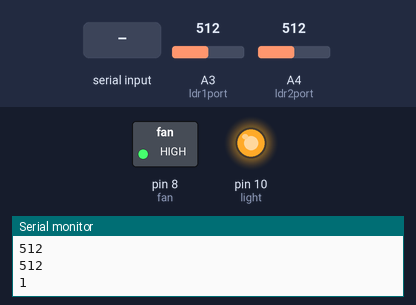
A sketch run on a simulated Arduino Uno, built with avr-gcc and run on an emulated ATmega328P. Parts: switched loads named in the sketch (green lamp = pin HIGH), output pins drawn as LEDs (lit = HIGH), the last lines printed to the serial monitor. The test bench sets the inputs (shaded band); at power-on: A3 (ldr1port) = 512, A4 (ldr2port) = 512.

Above: at 1.2 s.
1.3 s: "fanoff" received over Serial
At 3.7 s:
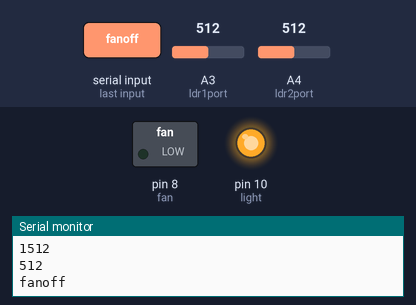
7.5 s: "lightoff" received over Serial
At 10.0 s:
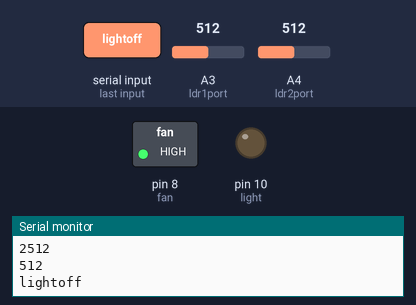
Timing chart, 0 to 13.6 s (numbered marks = the images above; inputs shaded):
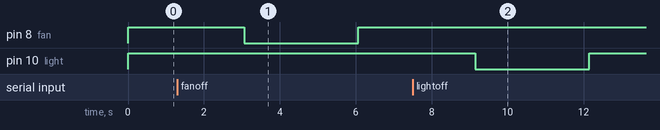

The sketch:

Smartroom.ino
```cpp
int count=0;
int ldr1read=0,ldr2read=0;
int ldr1port=A3;// enter
int ldr2port=A4;// exit
int light=10;
int fan=8;

char incoming;
String data;

void setup() {
   pinMode(ldr1port,INPUT);
pinMode(ldr2port,INPUT);
pinMode(fan,OUTPUT);
pinMode(light,OUTPUT);
Serial.begin(9600);
  digitalWrite(light,LOW);

}

void loop() {
  ldr1read=analogRead(ldr1port);
ldr2read=analogRead(ldr2port);
Serial.println(ldr1read);
Serial.println(ldr2read);

 while(Serial.available())
 {
  delay(10);
  incoming = Serial.read();

  data +=incoming;
  }


  if(data.length()>0)
  {
  Serial.println(data);

 if(data=="fanoff")
 {
  digitalWrite(fan,LOW);
 delay(3000);
  }

  else if(data=="fanon")
  {
      digitalWrite(fan,HIGH);
       delay(3000);
    }

  else if(data=="lighton")
  {

        digitalWrite(light,HIGH);
         delay(3000);

    }
    else if(data == "lightoff")

    {
         digitalWrite(light,LOW);
          delay(3000);
      }

      else if(data== "count")
      {

        Serial.print(count);

            delay(3000);
        }

    data="";
    }


if(ldr1read>150)
{
count++;
digitalWrite(fan,HIGH);
digitalWrite(light,HIGH);
Serial.print(count);
    delay(3000);
  }

  if(ldr2read<100)
{
count--;
Serial.print(count);
if(count<=0)
{
  digitalWrite(fan,LOW);
digitalWrite(light,LOW);
  }

if(count<0)
{
  count=0;}

    delay(3000);
  }


}
```

Measured:
- after the input at 1.3 s, pin 8 (fan): HIGH → LOW after 1.8 s, → HIGH 3.0 s later
- after the input at 7.5 s, pin 10 (light): HIGH → LOW after 1.6 s, → HIGH 3.0 s later
